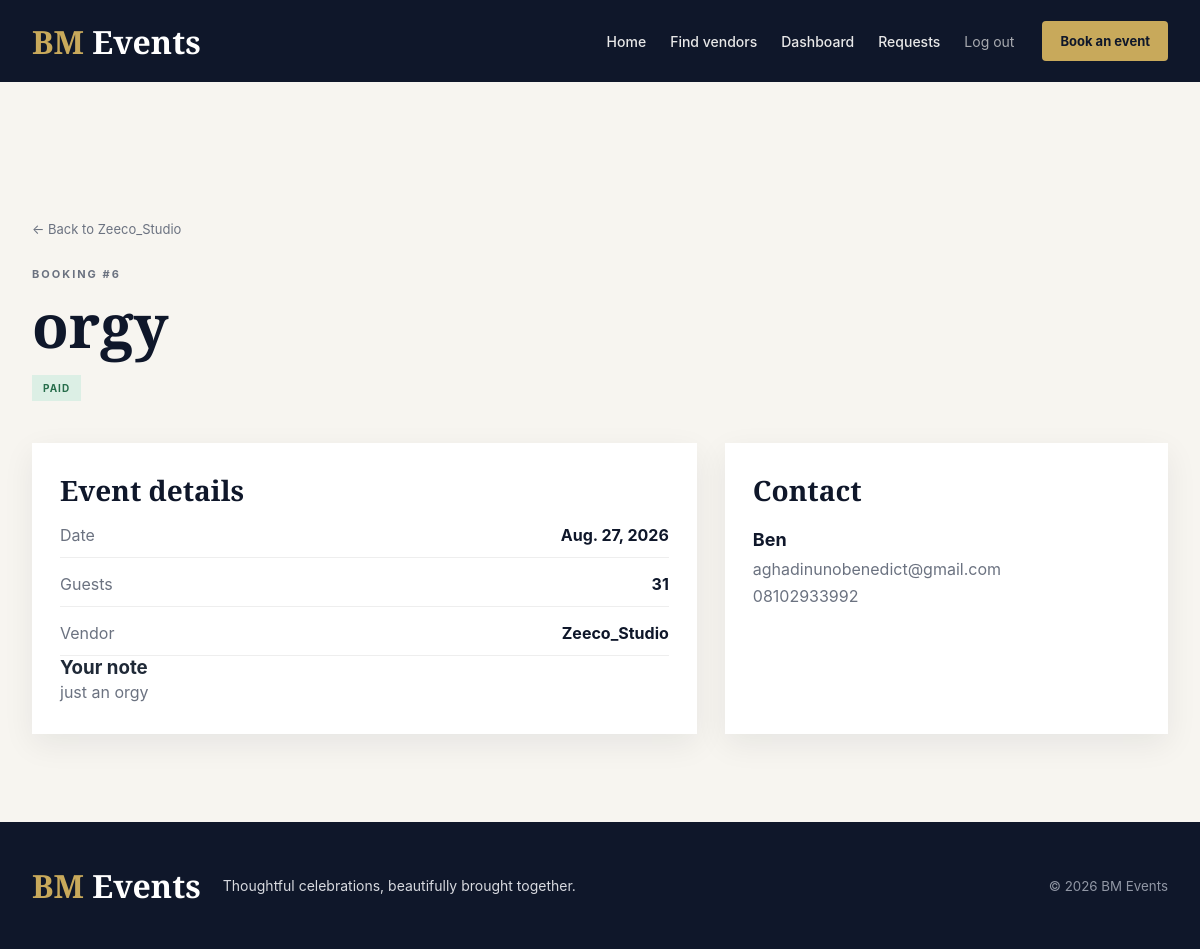
/bookings/booking/6/ (signed in), run on the app's committed database.
### bookings/models.py (models this page shows, shortened)
class Booking(models.Model):
    STATUS_CHOICES = [
        ('requested', 'Requested'),
        ('accepted', 'Accepted'),
        ('declined', 'Declined'),
        ('paid', 'Paid'),
        ('cancelled', 'Cancelled'),
    ]
    client = models.ForeignKey(settings.AUTH_USER_MODEL, on_delete=models.CASCADE, related_name='bookings')
    vendor = models.ForeignKey(VendorProfile, on_delete=models.CASCADE, related_name='bookings')
    full_name = models.CharField(max_length=255)
    email = models.EmailField()
    phone = models.CharField(max_length=50, blank=True)
    event_type = models.CharField(max_length=100)
    event_date = models.DateField(null=True, blank=True)
    guests = models.PositiveIntegerField(null=True, blank=True)
    message = models.TextField(blank=True)
    status = models.CharField(max_length=20, choices=STATUS_CHOICES, default='requested')
    created_at = models.DateTimeField(auto_now_add=True)
    updated_at = models.DateTimeField(auto_now=True)

### vendors/models.py (models this page shows, shortened)
class VendorProfile(models.Model):
    user = models.OneToOneField(settings.AUTH_USER_MODEL, on_delete=models.CASCADE, related_name='vendor_profile')
    business_name = models.CharField(max_length=255)
    description = models.TextField(blank=True)
    location = models.CharField(max_length=255, blank=True)
    contact_phone = models.CharField(max_length=50, blank=True)
    operating_hours = models.CharField(max_length=255, blank=True)
    created_at = models.DateTimeField(auto_now_add=True)
    updated_at = models.DateTimeField(auto_now=True)

### bookings/views.py (the view)
# urls.py: path('booking/<int:pk>/', views.booking_detail, name='booking_detail'),
def booking_detail(request, pk):
    booking = get_object_or_404(Booking.objects.select_related('vendor__user', 'client'), pk=pk)
    if not request.user.is_authenticated or (request.user != booking.client and request.user != booking.vendor.user):
        messages.error(request, 'You are not authorized to view this booking.')
        return redirect('login')
    return render(request, 'bookings/booking_detail.html', {'booking': booking})

### accounts/models.py (called while the page is built)
    def is_vendor(self):
        return self.role == 'vendor'

    def is_client(self):
        return self.role == 'client'

### templates/bookings/booking_detail.html (shortened to what this page needs)
{% extends 'base.html' %}
{% block content %}
  <section class="detail-page"><a href="{% url 'vendor_detail' booking.vendor.pk %}" class="back-link">&larr; Back to {{ booking.vendor.business_name }}</a><div class="page-heading"><p class="eyebrow">BOOKING #{{ booking.pk }}</p><h1>{{ booking.event_type }}</h1><span class="status status-{{ booking.status }}">{{ booking.get_status_display }}</span></div><div class="booking-detail-grid"><div class="info-panel"><h2>Event details</h2><dl><div><dt>Date</dt><dd>{{ booking.event_date|default:'To be confirmed' }}</dd></div><div><dt>Guests</dt><dd>{{ booking.guests|default:'To be confirmed' }}</dd></div><div><dt>Vendor</dt><dd>{{ booking.vendor.business_name }}</dd></div></dl>{% if booking.message %}<h3>Your note</h3><p>{{ booking.message }}</p>{% endif %}</div><div class="info-panel"><h2>Contact</h2><p class="contact-name">{{ booking.full_name }}</p><p>{{ booking.email }}</p>{% if booking.phone %}<p>{{ booking.phone }}</p>{% endif %}{% if booking.status == 'accepted' and user == booking.client %}<a href="{% url 'booking_payment' booking.pk %}" class="primary-btn">Continue to payment</a>{% endif %}</div></div></section>
{% endblock %}

### static/css/variables.css (style rules this page uses)
:root { --primary-dark: #0F172A; --gold: #C8A95B; --gold-light: #E8D39A; --background-light: #F8F9FC; --white: #FFFFFF; --text-dark: #1F2937; --text-light: #6B7280; --border-light: rgba(255,255,255,0.15); --shadow-sm: 0 5px 15px rgba(0,0,0,0.08); --shadow-md: 0 15px 35px rgba(0,0,0,0.12); --shadow-lg: 0 25px 60px rgba(0,0,0,0.18); --radius-sm: 10px; --radius-md: 20px; --radius-lg: 35px; --transition: all .35s ease; --container-width: 1200px; --section-padding: 100px; }

### static/css/style.css (style rules this page uses)
* { margin: 0; padding: 0; box-sizing: border-box; }
html { scroll-behavior: smooth; }
body { font-family: "Inter", sans-serif; background: var(--background-light); color: var(--text-dark); overflow-x: hidden; }
a { text-decoration: none; color: inherit; }
.app-page { background: #f7f5f0; }
.page-heading { max-width: 700px; margin-bottom: 42px; }
.page-heading h1, .form-intro h1, .dashboard-heading h1 { font-family: "Playfair Display", serif; color: var(--primary-dark); font-size: clamp(38px, 5vw, 64px); line-height: 1.05; margin: 10px 0 18px; }
.page-heading > p, .form-intro > p:last-child, .dashboard-heading > div > p:last-child { color: var(--text-light); line-height: 1.75; }
.eyebrow, .card-kicker { color: #9c7931; font-weight: 700; letter-spacing: 2px; font-size: 11px; }
.back-link { display: inline-block; color: var(--text-light); font-size: 13px; margin-bottom: 28px; }
.vendor-card, .form-panel, .workspace-panel, .request-card, .info-panel, .contact-panel { background: #fff; box-shadow: 0 10px 30px rgba(15, 23, 42, .07); }
.detail-columns, .booking-detail-grid, .dashboard-grid { display: grid; grid-template-columns: 1.5fr 1fr; gap: 28px; }
.detail-page h2, .workspace-panel h2, .info-panel h2, .contact-panel h2 { color: var(--primary-dark); font: 700 28px "Playfair Display", serif; margin: 30px 0 16px; }
.detail-columns > div > p, .info-panel p, .contact-panel p { color: var(--text-light); line-height: 1.7; }
.status { display: inline-block; padding: 7px 11px; text-transform: uppercase; letter-spacing: 1px; font-size: 10px; font-weight: 700; }
.status-accepted, .status-paid { background: #dcefe5; color: #276d4b; }
.booking-detail-grid { grid-template-columns: 1.2fr .8fr; }
.info-panel { padding: 28px; }
.info-panel h2, .contact-panel h2 { margin-top: 0; }
.info-panel dl { display: grid; gap: 16px; }
.info-panel dl div { display: flex; justify-content: space-between; gap: 20px; border-bottom: 1px solid #eee; padding-bottom: 12px; }
.info-panel dt { color: var(--text-light); }
.info-panel dd { color: var(--primary-dark); font-weight: 700; text-align: right; }
.contact-name { color: var(--primary-dark) !important; font-weight: 700; font-size: 18px; }

### static/css/responsive.css (style rules this page uses)
.app-page .vendor-card, .app-page .form-panel, .app-page .workspace-panel, .app-page .request-card, .app-page .info-panel, .app-page .contact-panel { min-width: 0; }
.app-page .service-item strong, .app-page .status { flex-shrink: 0; }

### data on the page
Booking: vendor.business_name "Zeeco_Studio", pk "6", event_type "orgy", status "PAID", event_date "Aug. 27, 2026", guests "31", message "just an orgy", full_name "Ben", email "aghadinunobenedict@gmail.com", phone "08102933992"
